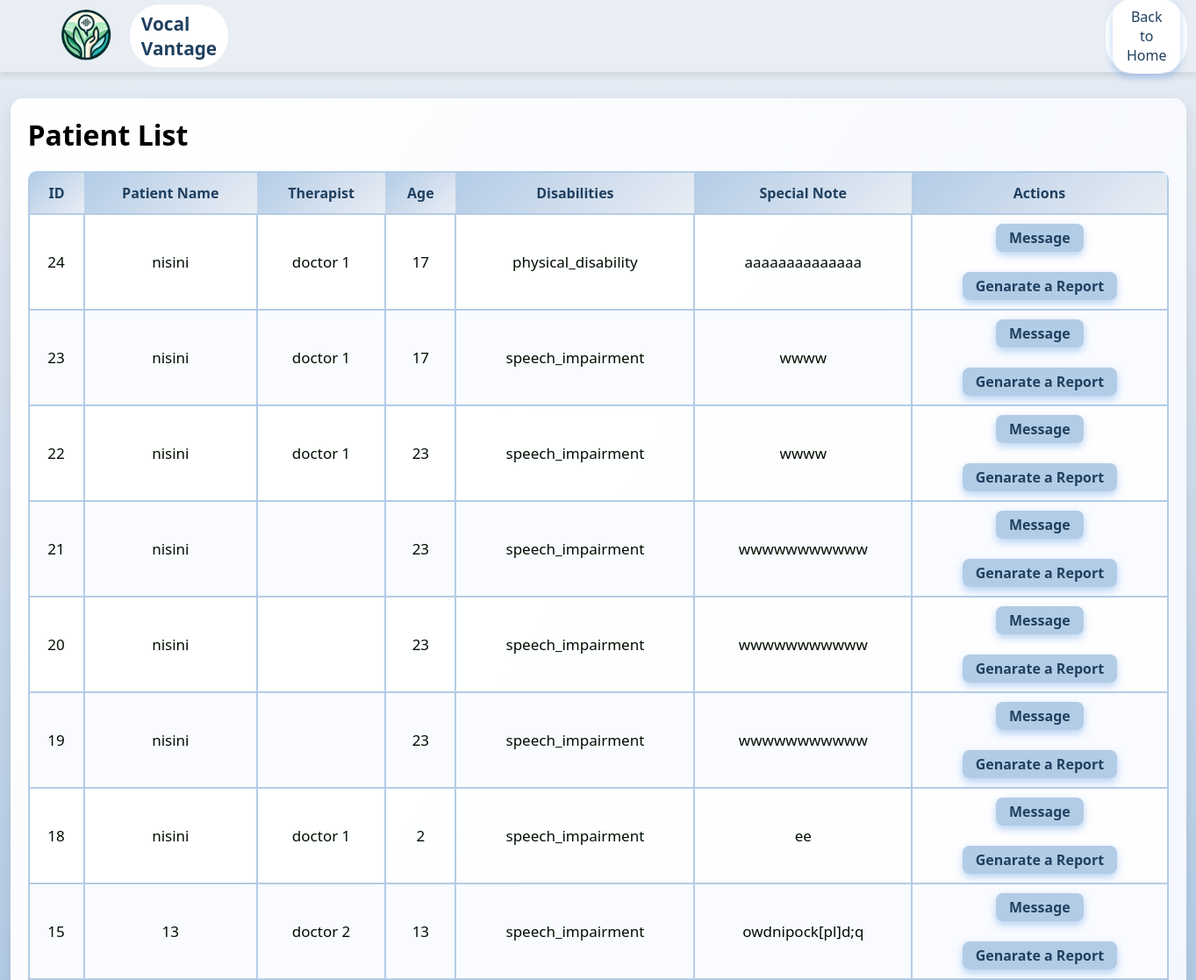
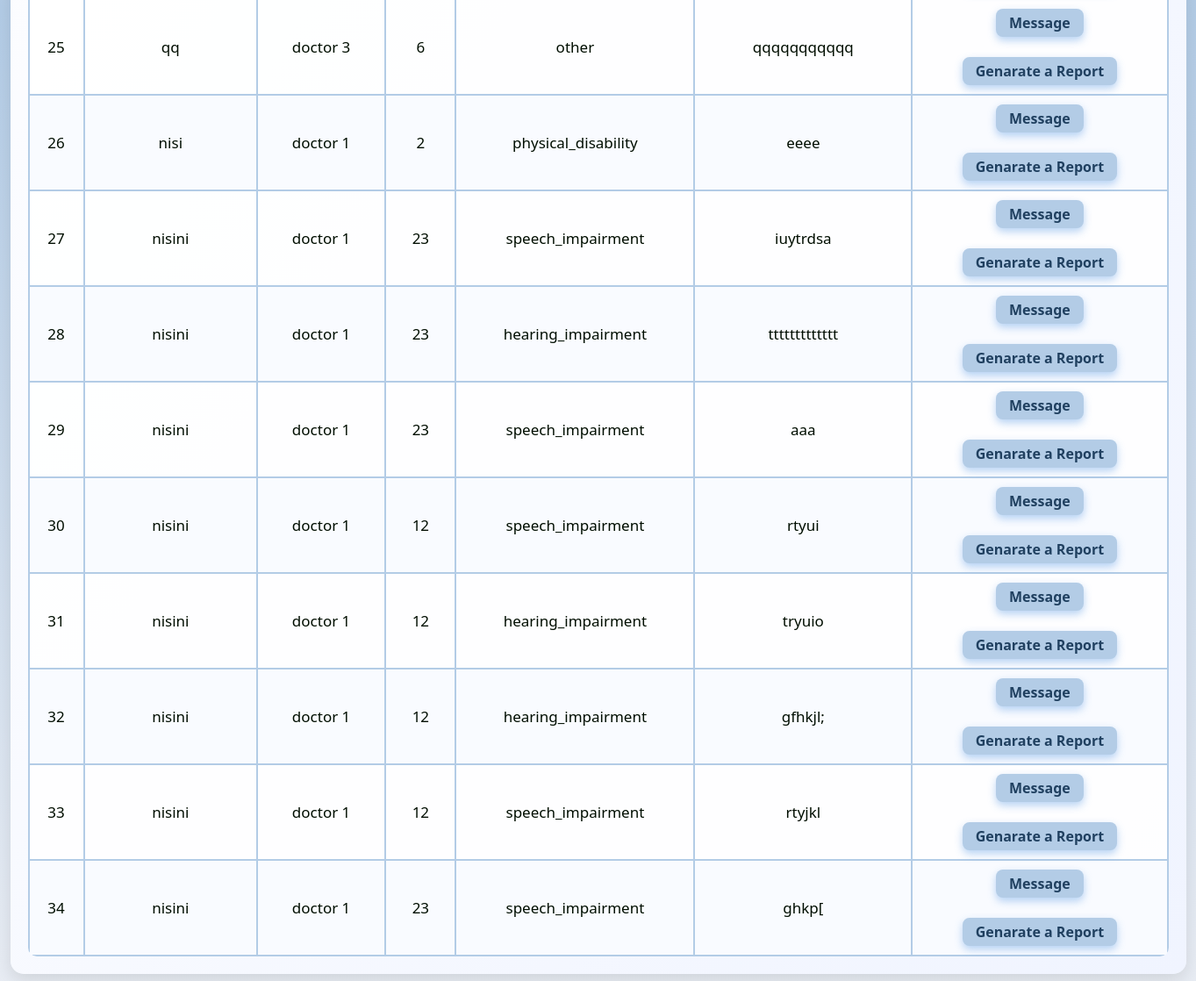
Page /therapist/paitent_list.php on the committed database (2 pictures, top to bottom).
### tables this page shows
CREATE TABLE IF NOT EXISTS `patient_entry` (
  `paitent_entry_id` int NOT NULL AUTO_INCREMENT,
  `Patient_name` varchar(50) NOT NULL,
  `Therapist` varchar(100) NOT NULL,
  `Age` varchar(20) NOT NULL,
  `Disabilities` enum('none','hearing_impairment','speech_impairment','physical_disability','other') NOT NULL,
  `Special_note` varchar(250) NOT NULL,
  PRIMARY KEY (`paitent_entry_id`)
);

### therapist/paitent_list.php (the view, shortened to what this page needs)
<?php
$servername = "localhost";
$username = "root";
$password = "";
$dbname = "vocal_vantage";
$conn = new mysqli($servername, $username, $password, $dbname);
$sql = "SELECT paitent_entry_id, patient_name, therapist, age, disabilities, special_note FROM patient_entry";
$result = $conn->query($sql);
?>
<!DOCTYPE html>
<html lang="en">
<head>
</head>
<body>
    <header class="navbar">
    <img src="../Resourses/index/logo 01.png">
        <div class="logo">Vocal Vantage</div>
        <div class="auth-buttons">
            <a href="therapist.php"><button class="signup" >Back to Home</button></a>
        </div>
    </header>
    <div class="inbox-container">
    <h1>Patient List</h1>
    <table>
        <thead>
            <tr>
                <th>ID</th>
                <th>Patient Name</th>
                <th>Therapist</th>
                <th>Age</th>
                <th>Disabilities</th>
                <th>Special Note</th>
                <th>Actions</th>
            </tr>
        </thead>
        <tbody>
            <?php
            if ($result->num_rows > 0) {
                while ($row = $result->fetch_assoc()) {
                    echo "<tr>";
                    echo "<td>" . $row["paitent_entry_id"] . "</td>";
                    echo "<td>" . htmlspecialchars($row["patient_name"]) . "</td>";
                    echo "<td>" . htmlspecialchars($row["therapist"]) . "</td>";
                    echo "<td>" . htmlspecialchars($row["age"]) . "</td>";
                    echo "<td>" . htmlspecialchars($row["disabilities"]) . "</td>";
                    echo "<td>" . htmlspecialchars($row["special_note"]) . "</td>";
                    echo "<td>";
                    echo "<form method='GET' style='display:inline;' action='message_patient.php'>";
                    echo "<button><a href ='therapist_message.html'>Message</a></button><br><br>";
                    echo "</form> ";
                    echo "<form method='GET' style='display:inline;' action='generate_report.php'>";
                    echo "<button><a href ='therapist_report.html'>Genarate a Report</a></button>";
                    echo "</form>";
                    echo "</td>";
                    echo "</tr>";
                }
            } else {
                echo "<tr><td colspan='7'>No patients found.</td></tr>";
            }
            ?>
        </tbody>
    </table>
    </div>
</body>
</html>

### therapist/paitent_list.php (style rules this page uses)
* { margin: 0; padding: 0; font-family: 'Segoe UI', Tahoma, Geneva, Verdana, sans-serif; }
body { background: linear-gradient( #E9EDF4,#b3cce6, #E9EDF4); min-height: 80vh; }
header { position: relative; height: 50px; }
.navbar { display: flex; align-items: center; padding: 1.0rem 3rem; background-color: #E9EDF4; box-shadow: 0 4px 8px rgba(0, 0, 0, 0.1); }
.navbar .logo { font-size: 1.3rem; font-weight: bold; color: #204060; background-color: #FFFFFF; padding: 0.5rem 0.8rem; border-radius: 35px; animation: slideIn 4s ease forwards; }
img { width: 100px; height: 100px; }
.navbar .auth-buttons { margin-left: 1000px; background-color: #FFFFFF; padding: 0.01rem 0.5rem; border-radius: 35px; }
.auth-buttons .signup { padding: 0.6rem 1.0rem; border: none; border-radius: 20px; cursor: pointer; font-size: 1rem; transition: background-color 0.3s, color 0.3s; }
.auth-buttons .signup { background-color: transparent; color: #204060; }
.inbox-container { max-width: 1300px; margin: 30px auto; padding: 20px; background: linear-gradient(to bottom right, #ffffff, #f0f4ff); box-shadow: 0 8px 20px rgba(0, 0, 0, 0.1); border-radius: 15px; overflow: hidden; }
table { width: 100%; border-collapse: collapse; margin-top: 20px; background: rgba(255, 255, 255, 0.9); border-radius: 10px; overflow: hidden; }
thead { background: linear-gradient(135deg, #b3cce6, #E9EDF4); color: #204060; }
th { background: linear-gradient(135deg, #b3cce6, #E9EDF4); color: #204060; padding: 12px; text-align: center; font-size: 1rem; }
td { text-align: center; padding: 10px; border: 2px solid #b3cce6; font-size: 17px; cursor: pointer; color: #000E00; }
tr { transition: all 0.3s ease-in-out; border: 2px solid #b3cce6; }
tr:nth-child(even) { background-color: #f9fbff; }
button { background-color: #b3cce6; color: white; border: none; padding: 5px 15px; cursor: pointer; border-radius: 8px; font-size: 1rem; transition: all 0.3s ease-in-out; box-shadow: 0 4px 10px rgba(74, 144, 226, 0.4); }
a { color: #204060; text-decoration: none; font-weight: bold; }
table { animation: fadeIn 0.6s ease-in-out; }

### rows in the picture
patient_entry: paitent_entry_id "24", Patient_name "nisini", Therapist "doctor 1", Age "17", Disabilities "physical_disability", Special_note "aaaaaaaaaaaaaa"
patient_entry: paitent_entry_id "23", Patient_name "nisini", Therapist "doctor 1", Age "17", Disabilities "speech_impairment", Special_note "wwww"
patient_entry: paitent_entry_id "22", Patient_name "nisini", Therapist "doctor 1", Age "23", Disabilities "speech_impairment", Special_note "wwww"
patient_entry: paitent_entry_id "21", Patient_name "nisini", Age "23", Disabilities "speech_impairment", Special_note "wwwwwwwwwww"
patient_entry: paitent_entry_id "20", Patient_name "nisini", Age "23", Disabilities "speech_impairment", Special_note "wwwwwwwwwww"
patient_entry: paitent_entry_id "19", Patient_name "nisini", Age "23", Disabilities "speech_impairment", Special_note "wwwwwwwwwww"
patient_entry: paitent_entry_id "18", Patient_name "nisini", Therapist "doctor 1", Age "2", Disabilities "speech_impairment", Special_note "ee"
patient_entry: paitent_entry_id "15", Patient_name "13", Therapist "doctor 2", Age "13", Disabilities "speech_impairment", Special_note "owdnipock[pl]d;q"
patient_entry: paitent_entry_id "25", Patient_name "qq", Therapist "doctor 3", Age "6", Disabilities "other", Special_note "qqqqqqqqqqq"
patient_entry: paitent_entry_id "26", Patient_name "nisi", Therapist "doctor 1", Age "2", Disabilities "physical_disability", Special_note "eeee"
patient_entry: paitent_entry_id "27", Patient_name "nisini", Therapist "doctor 1", Age "23", Disabilities "speech_impairment", Special_note "iuytrdsa"
patient_entry: paitent_entry_id "28", Patient_name "nisini", Therapist "doctor 1", Age "23", Disabilities "hearing_impairment", Special_note "ttttttttttttt"
patient_entry: paitent_entry_id "29", Patient_name "nisini", Therapist "doctor 1", Age "23", Disabilities "speech_impairment", Special_note "aaa"
patient_entry: paitent_entry_id "30", Patient_name "nisini", Therapist "doctor 1", Age "12", Disabilities "speech_impairment", Special_note "rtyui"
patient_entry: paitent_entry_id "31", Patient_name "nisini", Therapist "doctor 1", Age "12", Disabilities "hearing_impairment", Special_note "tryuio"
patient_entry: paitent_entry_id "32", Patient_name "nisini", Therapist "doctor 1", Age "12", Disabilities "hearing_impairment", Special_note "gfhkjl;"
patient_entry: paitent_entry_id "33", Patient_name "nisini", Therapist "doctor 1", Age "12", Disabilities "speech_impairment", Special_note "rtyjkl"
patient_entry: paitent_entry_id "34", Patient_name "nisini", Therapist "doctor 1", Age "23", Disabilities "speech_impairment", Special_note "ghkp["
